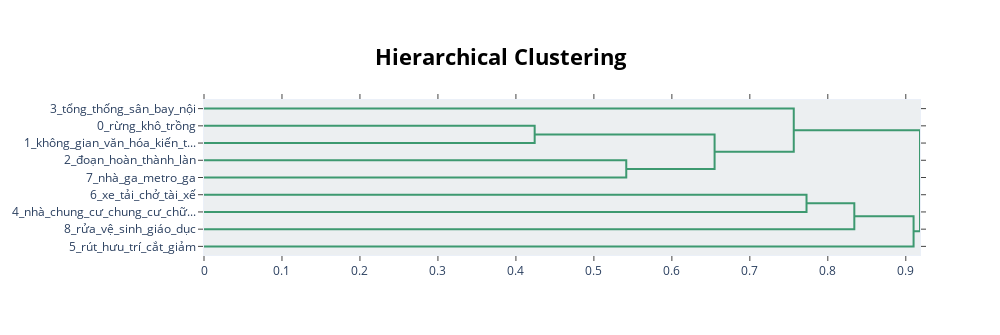

Here is the notebook cell this chart was saved with:
### Markdown cell above
### Visualize Topic Hierarchy

### Code cell
# hierarchical: phân cấp
topic_model.visualize_hierarchy()

### Figure 1 — Plotly figure (JSON) as saved in the notebook; plotly's stock layout.template omitted (floating-point values rounded to 4 significant figures)
{"data": [{"hoverinfo": "text", "marker": {"color": "rgb(61,153,112)"}, "mode": "lines", "type": "scatter", "x": [0, 0.4241, 0.4241, 0], "xaxis": "x", "y": [-15, -15, -25, -25], "yaxis": "y"}, {"hoverinfo": "text", "marker": {"color": "rgb(61,153,112)"}, "mode": "lines", "type": "scatter", "x": [0, 0.5415, 0.5415, 0], "xaxis": "x", "y": [-35, -35, -45, -45], "yaxis": "y"}, {"hoverinfo": "text", "marker": {"color": "rgb(61,153,112)"}, "mode": "lines", "type": "scatter", "x": [0.4241, 0.6548, 0.6548, 0.5415], "xaxis": "x", "y": [-20, -20, -40, -40], "yaxis": "y"}, {"hoverinfo": "text", "marker": {"color": "rgb(61,153,112)"}, "mode": "lines", "type": "scatter", "x": [0, 0.7563, 0.7563, 0.6548], "xaxis": "x", "y": [-5, -5, -30, -30], "yaxis": "y"}, {"hoverinfo": "text", "marker": {"color": "rgb(61,153,112)"}, "mode": "lines", "type": "scatter", "x": [0, 0.7727, 0.7727, 0], "xaxis": "x", "y": [-55, -55, -65, -65], "yaxis": "y"}, {"hoverinfo": "text", "marker": {"color": "rgb(61,153,112)"}, "mode": "lines", "type": "scatter", "x": [0.7727, 0.834, 0.834, 0], "xaxis": "x", "y": [-60, -60, -75, -75], "yaxis": "y"}, {"hoverinfo": "text", "marker": {"color": "rgb(61,153,112)"}, "mode": "lines", "type": "scatter", "x": [0.834, 0.91, 0.91, 0], "xaxis": "x", "y": [-67.5, -67.5, -85, -85], "yaxis": "y"}, {"hoverinfo": "text", "marker": {"color": "rgb(61,153,112)"}, "mode": "lines", "type": "scatter", "x": [0.7563, 0.9182, 0.9182, 0.91], "xaxis": "x", "y": [-17.5, -17.5, -76.25, -76.25], "yaxis": "y"}], "layout": {"autosize": false, "height": 335, "hoverlabel": {"bgcolor": "white", "font": {"family": "Rockwell", "size": 16}}, "hovermode": "closest", "plot_bgcolor": "#ECEFF1", "showlegend": false, "title": {"font": {"color": "Black", "size": 22}, "text": "<b>Hierarchical Clustering</b>", "x": 0.5, "xanchor": "center", "yanchor": "top"}, "width": 1000, "xaxis": {"mirror": "allticks", "rangemode": "tozero", "showgrid": false, "showline": true, "showticklabels": true, "ticks": "outside", "type": "linear", "zeroline": false}, "yaxis": {"mirror": "allticks", "range": [-90, 0], "rangemode": "tozero", "showgrid": false, "showline": true, "showticklabels": true, "tickmode": "array", "ticks": "outside", "ticktext": ["3_tổng_thống_sân_bay_nội", "0_rừng_khô_trồng", "1_không_gian_văn_hóa_kiến_t...", "2_đoạn_hoàn_thành_làn", "7_nhà_ga_metro_ga", "6_xe_tải_chở_tài_xế", "4_nhà_chung_cư_chung_cư_chữ...", "8_rửa_vệ_sinh_giáo_dục", "5_rút_hưu_trí_cắt_giảm"], "tickvals": [-5, -15, -25, -35, -45, -55, -65, -75, -85], "type": "linear", "zeroline": false}}}
